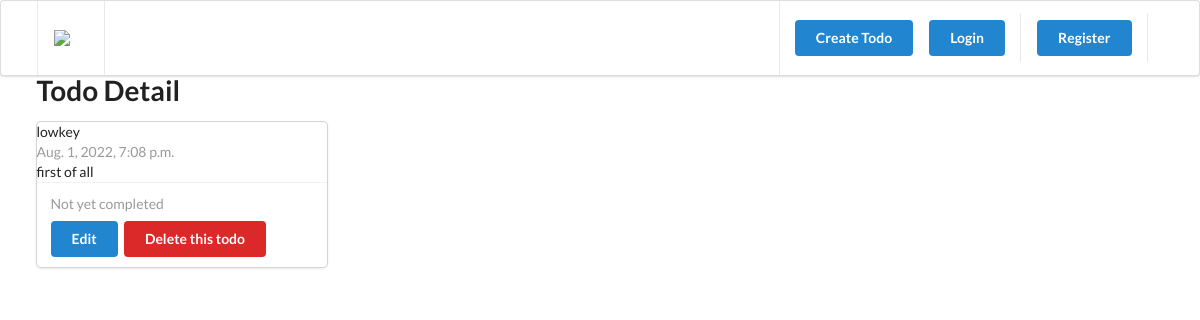
Page /todo/4/ on the committed database.
### todo/models.py (models this page shows, shortened)
class Todo(TrackingModel):
    title = models.CharField(max_length=255)
    description = models.TextField()
    is_completed = models.BooleanField(default=False)

### todo/views.py (the view)
# urls.py: path('todo/<id>/', todo_detail, name='todo'),
def todo_detail(request, id):
    todo = get_object_or_404(Todo, pk=id)
    context = {'todo': todo}
    return render(request, 'todo/todo-detail.html', context)

### templates/todo/todo-detail.html (shortened to what this page needs)
{% extends '_partials/base.html' %}
{% load static %}
{% block content %}
    <h1 class="ui header">Todo Detail</h1>
    <div class="ui card">
        <div class="'content">
            <div class="header">{{todo.title}}</div>
            <div class="meta">{{todo.created_at}}</div>
            <div class="description">
                <p>{{todo.description}}</p>
            </div>
        </div>
        <div class="extra content">
            {% if todo.is_completed %}
            <p>
                <i class="check icon green"></i>
                Completed at {{todo.updated_at}}
            </p>
            {% else %}
            <p>
                Not yet completed
            </p>
            {% endif %}
            <a href={% url 'todo-edit' todo.id %} class="ui button primary">Edit</a>
            <a href={% url 'todo-delete' todo.id %} class="ui button red">Delete this todo</a>
        </div>
    </div>
    {% endblock content %}

### rows in the picture
Todo: title "lowkey", created_at "Aug. 1, 2022, 7:08 p.m.", description "first of all"
